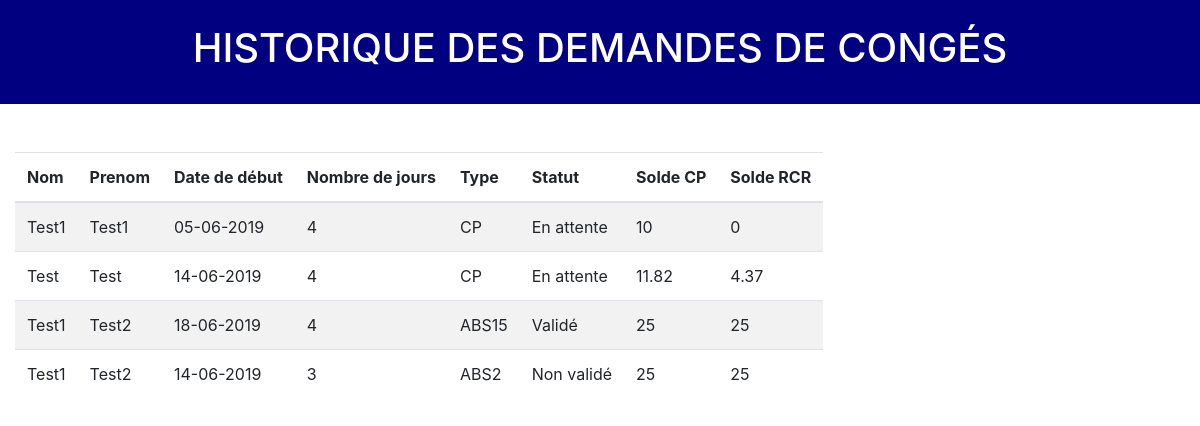
Before: /View/RH/historique.php with the older database file.
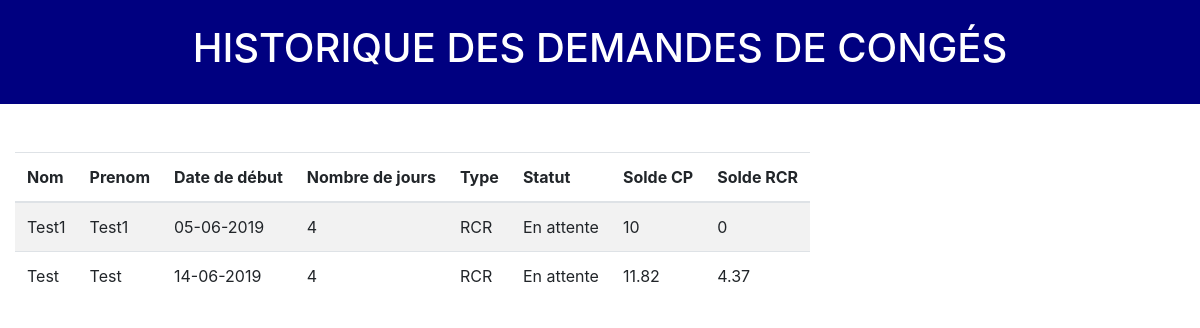
After: the same page with the newer database file.
### tables this page shows
CREATE TABLE IF NOT EXISTS `demande` (
  `iddemande` int(11) NOT NULL AUTO_INCREMENT,
  `idtype` int(11) NOT NULL,
  `idsalaries` int(11) NOT NULL,
  `idRespHier` int(11) NOT NULL,
  `Date_deb` date NOT NULL,
  `demiJournee` int(11) DEFAULT NULL,
  `NbEngage` int(11) NOT NULL,
  `Prevalide` tinyint(1) NOT NULL DEFAULT '0',
  `Valide` tinyint(1) NOT NULL DEFAULT '0',
  `MotifRefus` text,
  `idjustif` int(11) DEFAULT NULL,
  `viewByManager` tinyint(1) NOT NULL DEFAULT '0',
  `viewByRH` tinyint(1) NOT NULL DEFAULT '0',
  `viewByEmployee` tinyint(1) NOT NULL DEFAULT '0',
  PRIMARY KEY (`iddemande`)
);

CREATE TABLE IF NOT EXISTS `salarie` (
  `idsalaries` int(11) NOT NULL,
  `Nom` text NOT NULL,
  `Prenom` text NOT NULL,
  `Trigramme` text NOT NULL,
  `Nationalite` text NOT NULL,
  `Date_Naissance` date NOT NULL,
  `Lieu_Naissance` text NOT NULL,
  `Dept_Naissance` int(11) NOT NULL,
  `Sexe` text NOT NULL,
  `N_SS` text NOT NULL,
  `Famille` text NOT NULL,
  `Statut` text NOT NULL,
  `Categorie` text NOT NULL,
  `SalFixe` int(11) NOT NULL,
  `Date_Entre` date NOT NULL,
  `Date_Sortie` date DEFAULT NULL,
  `NumTelPerso` int(11) NOT NULL,
  `NumTelPro` int(11) NOT NULL,
  `MailPro` text NOT NULL,
  `Position` float NOT NULL,
  `login` text NOT NULL,
  `mdp` text NOT NULL,
  `mdpTmp` text NOT NULL,
  `mdpIntra` text NOT NULL,
  `mdpTmpIntra` text NOT NULL,
  `idRespHier` int(11) NOT NULL,
  `SituationMarital` text,
  `EnfantAcharge` int(11) DEFAULT NULL,
  PRIMARY KEY (`idsalaries`)
);

CREATE TABLE IF NOT EXISTS `typedemande` (
  `idtype` int(11) NOT NULL AUTO_INCREMENT,
  `Nom` text NOT NULL,
  `Descriptif` text NOT NULL,
  PRIMARY KEY (`idtype`)
);

CREATE TABLE IF NOT EXISTS `solde` (
  `idsalaries` int(11) NOT NULL,
  `ACQUISCPN-1` float NOT NULL,
  `PRISCPN-1` float NOT NULL,
  `SOLDECPN-1` float NOT NULL,
  `ACQUISCPN` float NOT NULL,
  `PRISCPN` float NOT NULL,
  `SOLDECPN` float NOT NULL,
  `ACQUISJRRCR` float NOT NULL,
  `PRISJRRCR` float NOT NULL,
  `SOLDEJRRCR` float NOT NULL,
  PRIMARY KEY (`idsalaries`)
);

### View/RH/historique.php (the view, shortened to what this page needs)
<!DOCTYPE html>
<html>
<head>
	<link href="https://use.fontawesome.com/releases/v5.0.4/css/all.css" rel="stylesheet">
	<link href="https://cdnjs.cloudflare.com/ajax/libs/datatables/1.10.12/css/dataTables.bootstrap4.min.css" rel="stylesheet"/>
	<link rel="stylesheet" href="https://maxcdn.bootstrapcdn.com/bootstrap/4.3.1/css/bootstrap.min.css">
</head>
<body>
	<div class="container-fluid" style="background-color:navy;color:white;text-align:center;width:100%;">
		<br>
		<h1>HISTORIQUE DES DEMANDES DE CONGÉS</h1>
		<br>
	</div>
	<div class="container-fluid" >
		<br>
		<br>
		<div class="row" style='width:100%;'>
			<div class="col-xl-12 col-lg-12">
				<table class="table table-striped table-hover table-responsive "
				id = "table" data-search="true"
				data-filter-control="true" data-search-align="left"
				date-filter-show-clear="true"
				data-show-fullscreen="true" style="width:100%;">
				<thead>
					<tr>
						<th data-sortable="true" data-filter-control="select">Nom</th>
						<th data-sortable="true">Prenom</th>
						<th data-sortable="true">Date de début</th>
						<th data-sortable="true">Nombre de jours</th>
						<th data-sortable="true" data-filter-control="select">Type</th>
						<th data-sortable="true" data-filter-control="select">Statut</th>
						<th data-sortable="true">Solde CP</th>
						<th data-sortable="true">Solde RCR</th>
					</tr>
				</thead>
				<?php
				$db = mysqli_connect('localhost','root','','andrice')
				or die('Error connecting to MySQL server.');
				$query = "SELECT salarie.Nom as Nom,Prenom,DATE_FORMAT(Date_deb, '%d-%m-%Y') as Date_deb, NbEngage , typedemande.Nom as Type, Valide, MotifRefus, SOLDECPN, SOLDEJRRCR FROM demande JOIN salarie on demande.idsalaries = salarie.idsalaries JOIN solde on demande.idsalaries = solde.idsalaries JOIN typedemande on demande.idtype = typedemande.idtype";
				$result = mysqli_query($db, $query);
				?>
				<tbody id="myTable">
					<?php
					while ($row = mysqli_fetch_array($result))
					{
						$date_deb = new DateTime($row['Date_deb']);
						?>
						<tr>
							<td><?php echo $row['Nom']; ?></td>
							<td><?php echo $row['Prenom']; ?></td>
							<td><?php echo $date_deb->format('d-m-Y'); ?></td>
							<td><?php echo $row['NbEngage']; ?></td>
							<td><?php echo $row['Type']; ?></td>
							<td><?php if($row['MotifRefus'] != NULL){echo 'Non validé';}else{echo $row['Valide']? 'Validé' :'En attente';} ?></td>
							<td><?php echo $row['SOLDECPN']; ?></td>
							<td><?php echo $row['SOLDEJRRCR']; ?></td>
						</tr>
						<?php
					}
					?>
				</tbody>
			</table>
		</div>
	</div>
</div>
</body>
</html>

Changed rows visible on the page:
no longer on this page (row edited): demande: idsalaries.Nom "Test1", idsalaries.Prenom "Test2", format "18-06-2019", NbEngage "4", idtype.Nom "ABS15", Valide "Validé", solde.SOLDECPN "25", solde.SOLDEJRRCR "25"
no longer on this page (row edited): demande: idsalaries.Nom "Test1", idsalaries.Prenom "Test2", format "14-06-2019", NbEngage "3", idtype.Nom "ABS2", MotifRefus "Non validé", solde.SOLDECPN "25", solde.SOLDEJRRCR "25"
changed demande "Test1": idtype.Nom "CP" → "RCR"
changed demande "Test": idtype.Nom "CP" → "RCR"
